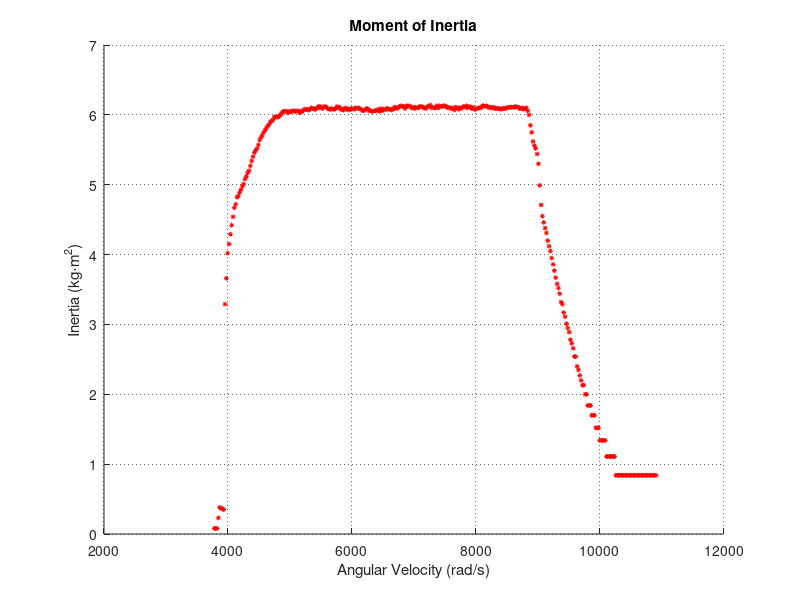

The MATLAB script that drew this image:
clear all
close all;
clc;

rt = 0.166/(2*pi)
N = 4773/187

data2 = csvread('data4.1.csv');%, 0, 0);

left2  = data2(:,2);
right2 = data2(:,3);
leftRight2 = ((data2(:,2)+data2(:,3)))%;/2)* N/rt;
time2  = data2(:,4)-1220;

sRight = scatter( time2, leftRight2, 12, 'r', '*' );

%%%%%%%%%%Rising Edge Time Constant%%%%%%%%%%
%2.4 m/s is the max velocity(steady state)
%point to read the time constant:
%2.4*.632 = 1.5168 [m/s]
%the value in time here is:
%1564 [ms]
%the value in time where the rising edge starts is:
%43 [ms]
%So the time constant is: 1564 - 43 = 1521 [ms]
tau1 =  1.5212 %[s]

%%%%%%%%%%Rising Edge Time Constant%%%%%%%%%%
%2.4 m/s is the max velocity (steady state)
%point to read the time constant:
%2.4*(1-.632) = 0.4560 [m/s]
%the value in time here is:
%6252 [ms]
%the value in time where the falling edge starts is:
%5000 [ms]
%So the time constant is: 5000 - 6252 = 1252 [ms]
tau2 = 1.252  %[s]

%ylim([-1 25])
%ylim([0 4.5])

%Title and axis labels added
title('Moment of Inertia')
xlabel('Angular Velocity (rad/s)')
ylabel('Inertia (kg\cdotm^2)')

grid on
set(gca,'GridLineStyle',':', 'GridColor', 'k', 'GridAlpha', .6)
